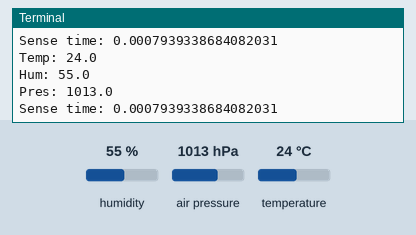
Recording of a program running on a simulated Raspberry Pi (BCM pin numbers). On the bench: the last lines printed to the terminal. The inputs (shaded band) are chosen by the test bench; at power-on: humidity 55 %, air pressure 1013 hPa, temperature 24 °C. The clock reads 2024-03-15 10:24:30 at power-on unless the program sets it.

Above: at 1.2 s.
1.3 s: humidity set to 22 %
At 1.62 s:
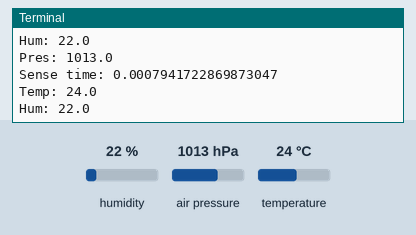
2.8 s: air pressure set to 952 hPa
At 3.34 s:
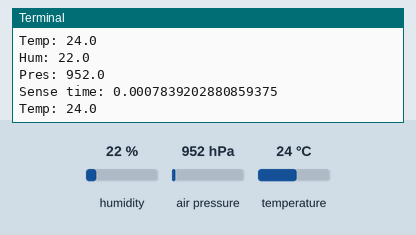
4.3 s: temperature set to 12 °C
At 10.93 s:
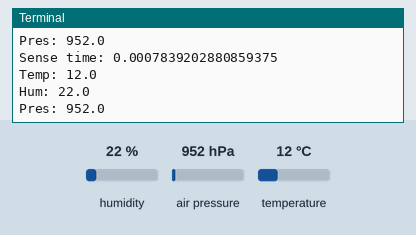
Timing chart, 0 to 11.8 s (numbered marks = the images above; inputs shaded):
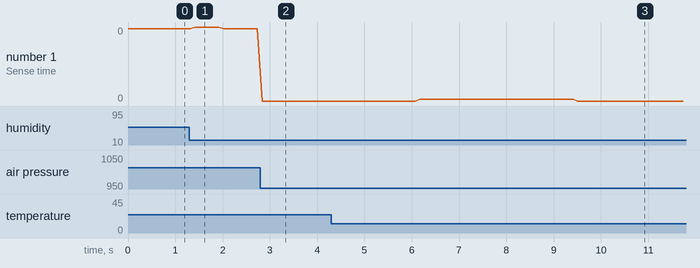

The program:

BME280Advanced.py
```python
import board
import adafruit_bme280.advanced as adafruit_bme280
import time

i2c = board.I2C()
bme280 = adafruit_bme280.Adafruit_BME280_I2C(i2c)

bme280.sea_level_pressure = 1013.25
bme280.standby_period = adafruit_bme280.STANDBY_TC_0_5

#RATE = bme280.OVERSCAN_X16
bme280.overscan_pressure = adafruit_bme280.OVERSCAN_DISABLE
bme280.overscan_temperature = adafruit_bme280.OVERSCAN_DISABLE
bme280.overscan_humidity = adafruit_bme280.OVERSCAN_DISABLE

while True:
    start = time.time()
    print(f"Temp: {bme280.temperature}")
    print(f"Hum: {bme280.relative_humidity}")
    print(f"Pres: {bme280.pressure}")
    print("Sense time: " + str(time.time() - start))
    time.sleep(0.1)
```

Measured:
- after the input at 1.3 s, the terminal: prints a new line at once (image 1)
- after the input at 2.8 s, the terminal: prints a new line at once (image 2)
- after the input at 4.3 s, the terminal: prints a new line after 0.05 s (image 3)
- plotted number 1: 0 → 0 after the input at 2.8 s
